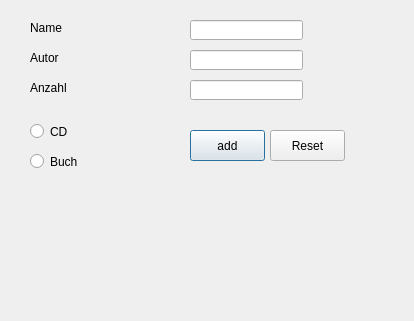
<?xml version="1.0" encoding="UTF-8"?>
<ui version="4.0">
 <class>add_item</class>
 <widget class="QDialog" name="add_item">
  <property name="geometry">
   <rect>
    <x>0</x>
    <y>0</y>
    <width>414</width>
    <height>321</height>
   </rect>
  </property>
  <property name="windowTitle">
   <string>Dialog</string>
  </property>
  <widget class="QPushButton" name="bt_add">
   <property name="geometry">
    <rect>
     <x>190</x>
     <y>130</y>
     <width>75</width>
     <height>31</height>
    </rect>
   </property>
   <property name="font">
    <font>
     <pointsize>9</pointsize>
    </font>
   </property>
   <property name="text">
    <string>add</string>
   </property>
  </widget>
  <widget class="QLineEdit" name="line_anzahl">
   <property name="geometry">
    <rect>
     <x>190</x>
     <y>80</y>
     <width>113</width>
     <height>20</height>
    </rect>
   </property>
   <property name="font">
    <font>
     <pointsize>9</pointsize>
    </font>
   </property>
  </widget>
  <widget class="QLineEdit" name="line_name">
   <property name="geometry">
    <rect>
     <x>190</x>
     <y>20</y>
     <width>113</width>
     <height>20</height>
    </rect>
   </property>
   <property name="font">
    <font>
     <pointsize>9</pointsize>
    </font>
   </property>
  </widget>
  <widget class="QLabel" name="label">
   <property name="geometry">
    <rect>
     <x>30</x>
     <y>20</y>
     <width>121</width>
     <height>16</height>
    </rect>
   </property>
   <property name="font">
    <font>
     <pointsize>9</pointsize>
    </font>
   </property>
   <property name="text">
    <string>Name</string>
   </property>
  </widget>
  <widget class="QLabel" name="label_3">
   <property name="geometry">
    <rect>
     <x>30</x>
     <y>80</y>
     <width>121</width>
     <height>16</height>
    </rect>
   </property>
   <property name="font">
    <font>
     <pointsize>9</pointsize>
    </font>
   </property>
   <property name="text">
    <string>Anzahl</string>
   </property>
  </widget>
  <widget class="QLabel" name="label_2">
   <property name="geometry">
    <rect>
     <x>30</x>
     <y>50</y>
     <width>121</width>
     <height>16</height>
    </rect>
   </property>
   <property name="font">
    <font>
     <pointsize>9</pointsize>
    </font>
   </property>
   <property name="text">
    <string>Autor</string>
   </property>
  </widget>
  <widget class="QLineEdit" name="line_autor">
   <property name="geometry">
    <rect>
     <x>190</x>
     <y>50</y>
     <width>113</width>
     <height>20</height>
    </rect>
   </property>
   <property name="font">
    <font>
     <pointsize>9</pointsize>
    </font>
   </property>
  </widget>
  <widget class="QPushButton" name="bt_reset">
   <property name="geometry">
    <rect>
     <x>270</x>
     <y>130</y>
     <width>75</width>
     <height>31</height>
    </rect>
   </property>
   <property name="font">
    <font>
     <pointsize>9</pointsize>
    </font>
   </property>
   <property name="text">
    <string>Reset</string>
   </property>
  </widget>
  <widget class="QRadioButton" name="rb_Buch">
   <property name="geometry">
    <rect>
     <x>30</x>
     <y>150</y>
     <width>112</width>
     <height>23</height>
    </rect>
   </property>
   <property name="text">
    <string>Buch</string>
   </property>
  </widget>
  <widget class="QRadioButton" name="rb_CD">
   <property name="geometry">
    <rect>
     <x>30</x>
     <y>120</y>
     <width>112</width>
     <height>23</height>
    </rect>
   </property>
   <property name="text">
    <string>CD</string>
   </property>
  </widget>
 </widget>
 <resources/>
 <connections>
  <connection>
   <sender>bt_reset</sender>
   <signal>clicked()</signal>
   <receiver>line_anzahl</receiver>
   <slot>clear()</slot>
   <hints>
    <hint type="sourcelabel">
     <x>284</x>
     <y>134</y>
    </hint>
    <hint type="destinationlabel">
     <x>288</x>
     <y>97</y>
    </hint>
   </hints>
  </connection>
  <connection>
   <sender>bt_reset</sender>
   <signal>clicked()</signal>
   <receiver>line_autor</receiver>
   <slot>clear()</slot>
   <hints>
    <hint type="sourcelabel">
     <x>323</x>
     <y>136</y>
    </hint>
    <hint type="destinationlabel">
     <x>297</x>
     <y>59</y>
    </hint>
   </hints>
  </connection>
  <connection>
   <sender>bt_reset</sender>
   <signal>clicked()</signal>
   <receiver>line_name</receiver>
   <slot>clear()</slot>
   <hints>
    <hint type="sourcelabel">
     <x>311</x>
     <y>143</y>
    </hint>
    <hint type="destinationlabel">
     <x>249</x>
     <y>30</y>
    </hint>
   </hints>
  </connection>
 </connections>
</ui>
